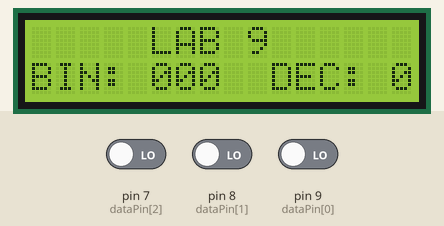
Simulated run of this sketch. Board: Arduino Uno, built with avr-gcc and run on an emulated ATmega328P. On the bench: 16×2 character LCD. Inputs (shaded band) come from the test bench; at power-on: pin 7 (dataPin[2]) LOW, pin 8 (dataPin[1]) LOW, pin 9 (dataPin[0]) LOW.

Above: at 2.6 s.
2.7 s: pin 7 (dataPin[2]) driven HIGH
At 6.0 s:
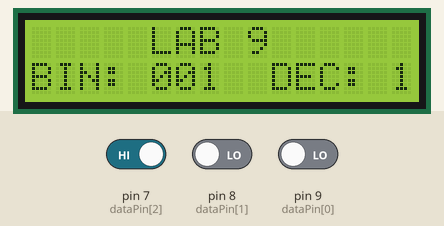
7.0 s: pin 8 (dataPin[1]) driven HIGH
At 10.1 s:
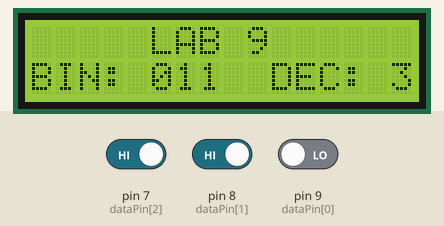
12.5 s: pin 9 (dataPin[0]) driven HIGH
At 13.0 s:
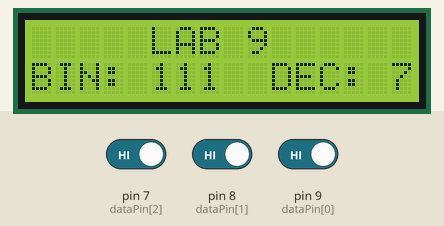
14.9 s: pin 7 (dataPin[2]) driven LOW
At 17.0 s:
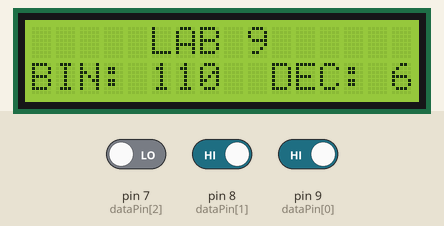
17.5 s: pin 8 (dataPin[1]) driven LOW
At 19.9 s:
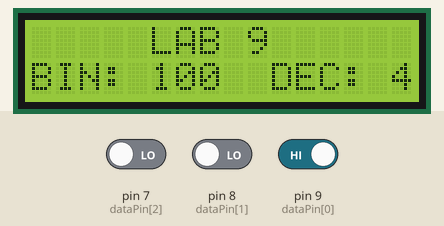
21.0 s: pin 7 (dataPin[2]) driven HIGH
At 23.9 s:
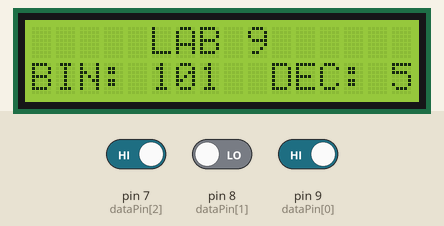
Timing chart, 0 to 25.4 s (numbered marks = the images above; inputs shaded):
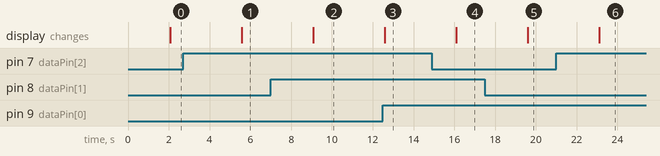

Measured:
- after the input at 2.7 s, the display: changes after 2.9 s (image 1)
- after the input at 7.0 s, the display: changes after 2.1 s (image 2)
- after the input at 12.5 s, the display: changes after 0.08 s (image 3)
- after the input at 14.9 s, the display: changes after 1.2 s (image 4)
- after the input at 17.5 s, the display: changes after 2.1 s (image 5)
- after the input at 21.0 s, the display: changes after 2.1 s (image 6)

The sketch:

Lab9_Sequential_Circuits.ino
```cpp
// DFDP1100-1 17H Digitale systemer og programmering | Lab 9:
#include <LiquidCrystal.h>

const int rs = 12, en = 11, d4 = 5, d5 = 4, d6 = 3, d7 = 2;
LiquidCrystal lcd(rs, en, d4, d5, d6, d7);
const int dataPin[] = {9, 8, 7};
const int clk = 10;

void setup(){
  lcd.begin(16, 2);
  pinMode(clk, OUTPUT);
  for(int i = 0; i < 3; i++){
    pinMode(dataPin[i], INPUT);
  }
}

void loop(){
  digitalWrite(clk, HIGH);
  delay(1000);
  digitalWrite(clk, LOW);
  delay(1000);

  lcd.clear();
  lcd.setCursor(5, 0);
  lcd.print("LAB 9");
  lcd.setCursor(0, 1);
  lcd.print("BIN: ");

  for(int i = 0; i < 3; i++){
    lcd.print(digitalRead(dataPin[i]));
  }
  lcd.print("  DEC: ");

  int liste[3];
  for(int i = 0; i < 3; i++){
    liste[i] = digitalRead(dataPin[i]);
  }

  int dec = (4 * liste[0]) + (2 * liste[1]) + (liste[2]);
  lcd.print(dec);
  delay(1500);
}
```
